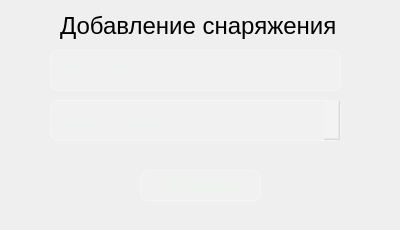
<?xml version="1.0" encoding="UTF-8"?>
<ui version="4.0">
 <class>Dialog</class>
 <widget class="QDialog" name="Dialog">
  <property name="geometry">
   <rect>
    <x>0</x>
    <y>0</y>
    <width>400</width>
    <height>230</height>
   </rect>
  </property>
  <property name="windowTitle">
   <string>Dialog</string>
  </property>
  <property name="styleSheet">
   <string notr="true">background-color: qlineargradient(spread:pad, x1:1, y1:1, x2:0, y2:0,
    stop:0 rgba(20, 65, 30, 255),
    stop:0.427447 rgba(35, 95, 55, 235),
    stop:1 rgba(110, 160, 90, 255));</string>
  </property>
  <widget class="QLabel" name="label">
   <property name="geometry">
    <rect>
     <x>60</x>
     <y>10</y>
     <width>281</width>
     <height>31</height>
    </rect>
   </property>
   <property name="styleSheet">
    <string notr="true">background-color: none;
font-size: 24px;</string>
   </property>
   <property name="text">
    <string>Добавление снаряжения</string>
   </property>
  </widget>
  <widget class="QLineEdit" name="lineEdit_Login">
   <property name="geometry">
    <rect>
     <x>50</x>
     <y>50</y>
     <width>291</width>
     <height>41</height>
    </rect>
   </property>
   <property name="styleSheet">
    <string notr="true">background-color: rgba(255, 255, 255, 0.15);
color: rgb(235, 245, 235);
border: 1px solid rgba(255, 255, 255, 0.35);
border-radius: 8px</string>
   </property>
   <property name="placeholderText">
    <string>Введите название:</string>
   </property>
  </widget>
  <widget class="QComboBox" name="comboBox">
   <property name="geometry">
    <rect>
     <x>50</x>
     <y>100</y>
     <width>291</width>
     <height>41</height>
    </rect>
   </property>
   <property name="styleSheet">
    <string notr="true">background-color: rgba(255, 255, 255, 0.15);
color: rgb(235, 245, 235);
border: 1px solid rgba(255, 255, 255, 0.35);
border-radius: 8px</string>
   </property>
   <property name="placeholderText">
    <string>Выберите категорию:</string>
   </property>
  </widget>
  <widget class="QPushButton" name="pushButton_Login">
   <property name="geometry">
    <rect>
     <x>140</x>
     <y>170</y>
     <width>121</width>
     <height>31</height>
    </rect>
   </property>
   <property name="styleSheet">
    <string notr="true">background-color: rgba(255, 255, 255, 0.15);
color: rgb(235, 245, 235);
border: 1px solid rgba(255, 255, 255, 0.35);
border-radius: 8px;
font-size: 16px;</string>
   </property>
   <property name="text">
    <string>Добавить</string>
   </property>
  </widget>
 </widget>
 <resources/>
 <connections/>
</ui>
